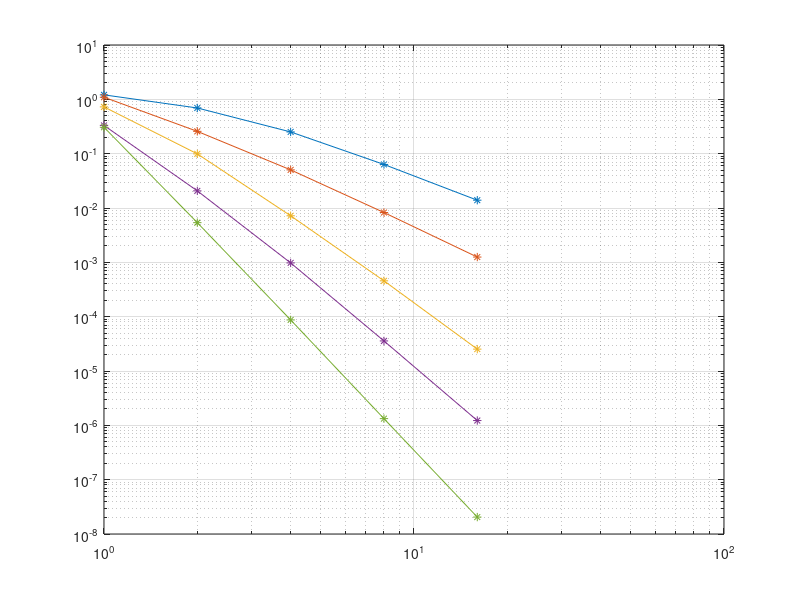

Reproduce this figure in MATLAB.
close all;
clear all;

%% l2 [Mesh][Order]

%% Sin(10x) + Sin(10y) + Sin(10z)


l2 = zeros(5, 5);

%% log_0_*
l2(0 + 1, 1) = +1.209063e+00; 
l2(0 + 1, 2) = +1.093649e+00; 
l2(0 + 1, 3) = +7.258179e-01; 
l2(0 + 1, 4) = +3.311431e-01; 

l2(0 + 1, 5) = +3.061368e-01; 
%l2(0 + 1, 6) = +2.657874e-01; 

log_0_7 = +5.559542e-02; 
log_0_8 = +4.772116e-02; 

%% log_1_*
l2(1 + 1, 1) = +6.934718e-01; 
l2(1 + 1, 2) = +2.574699e-01; 
l2(1 + 1, 3) = +9.919870e-02; 
l2(1 + 1, 4) = +2.066949e-02; 

l2(1 + 1, 5) = +5.372951e-03; 
%l2(1 + 1, 6) = +1.346614e-03; 

%% log_2_*
l2(2 + 1, 1) = +2.512674e-01; 
l2(2 + 1, 2) = +5.033066e-02; 
l2(2 + 1, 3) = +7.196701e-03; 
l2(2 + 1, 4) = +9.757486e-04; 

l2(2 + 1, 5) = +8.712885e-05; 
%l2(2 + 1, 6) = +8.946592e-06; 

%% log_3_*
l2(3 + 1, 1) = +6.334412e-02; 
l2(3 + 1, 2) = +8.256671e-03; 
l2(3 + 1, 3) = +4.566923e-04; 
l2(3 + 1, 4) = +3.575723e-05; 

l2(3 + 1, 5) = +1.328543e-06; 
%l2(3 + 1, 6) = +7.699689e-08;

%% log_4_*
l2(4 + 1, 1) = +1.391785e-02; 
l2(4 + 1, 2) = +1.250348e-03; 
l2(4 + 1, 3) = +2.527752e-05; 
l2(4 + 1, 4) = +1.225044e-06; 

l2(4 + 1, 5) = +2.048546e-08;


h = [1, 1/2, 1/4, 1/8, 1/16];
p = [1:5];

P = size(p, 2);
H = size(h, 2);

delta = zeros(H - 1, P);

for i = 1:H-1
    delta(i, :) = ...
        (log10(l2(i + 1, :)) - log10(l2(i, :))) / ...
        (log10(1/h(i + 1))   - log10(1/h(i)));
end

delta'

figure;
loglog(1./h, l2, '-*');
grid;
